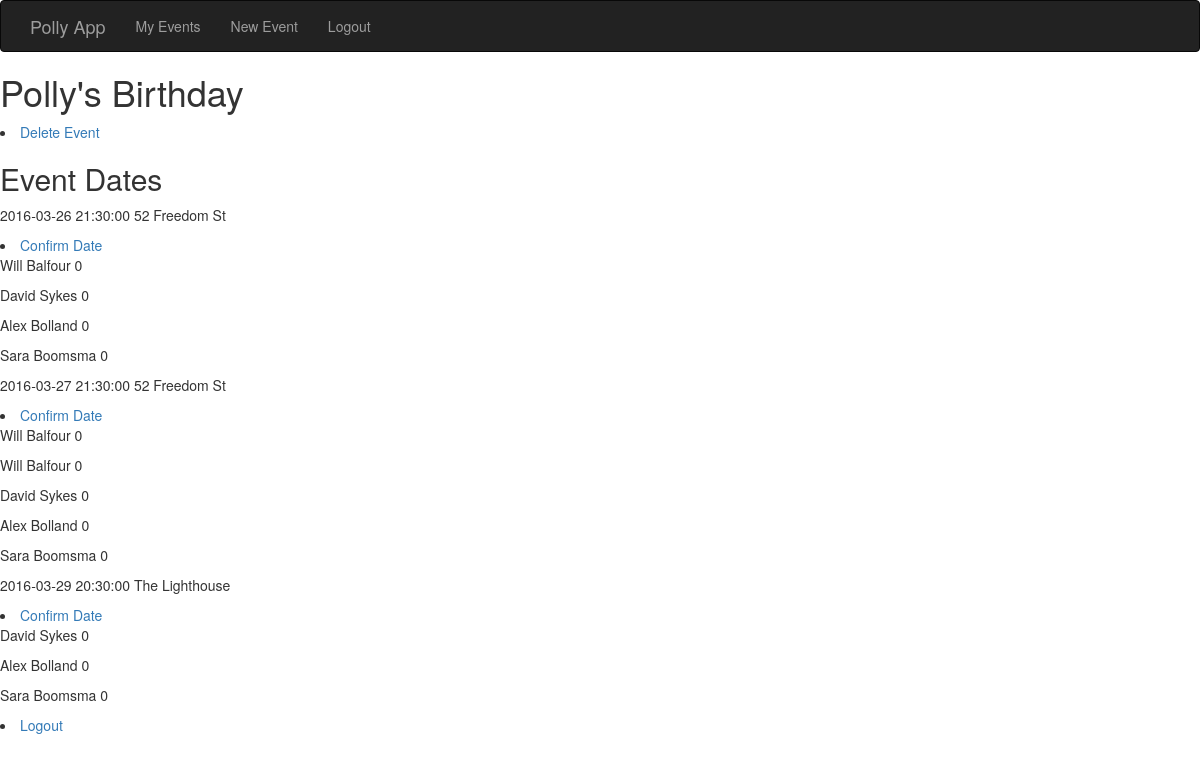
Before: /event_details/1 (signed in) with the older database file.
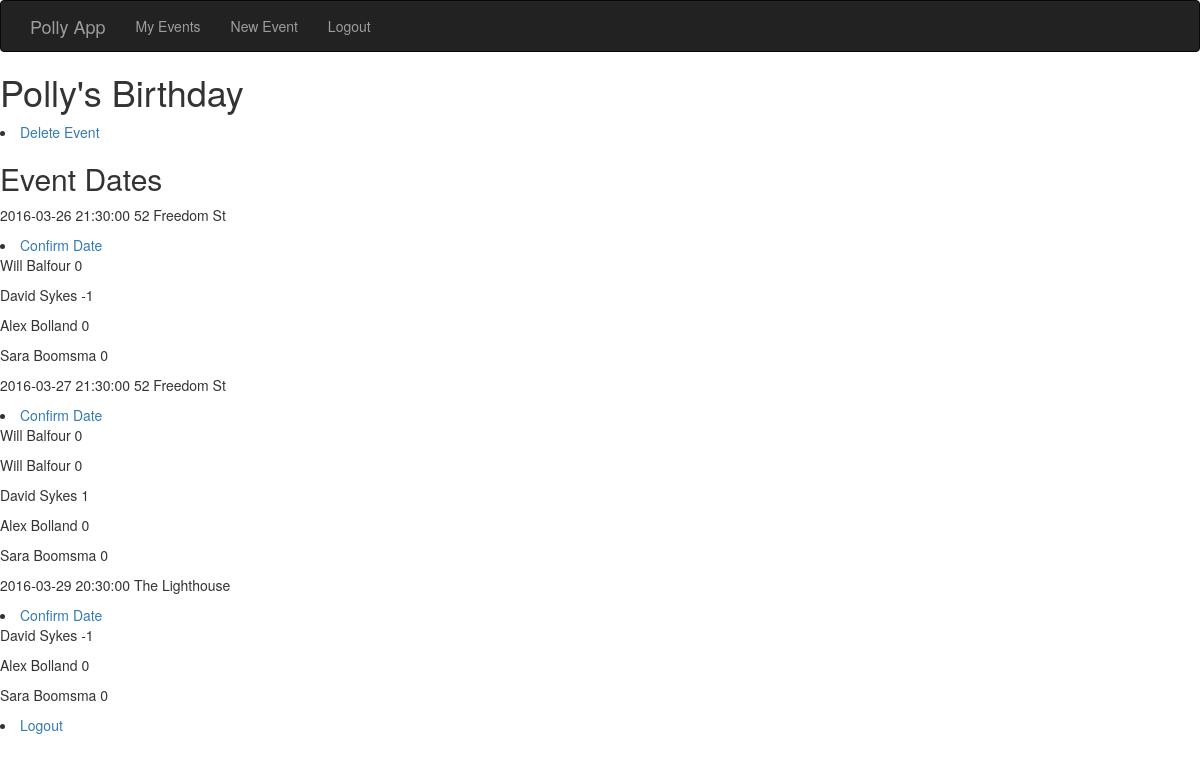
After: the same page with the newer database file.
### app/models.py (models this page shows, shortened)
class EventInvite(db.Model):
	__tablename__ = "eventinvites"
	id = db.Column(db.Integer, primary_key=True)
	eventdate_id = db.Column(db.Integer, db.ForeignKey("eventdates.id"))
	invited_id = db.Column(db.Integer, db.ForeignKey("users.id"))
	status =  db.Column(db.Integer, unique=False) #1 is attending, 0 is not replied, -1 is not attending

class User(UserMixin, db.Model):
	__tablename__ = "users"
	id = db.Column(db.Integer, primary_key=True)
	firstname = db.Column(db.String(64), unique=False)
	surname = db.Column(db.String(64), unique=False)
	email = db.Column(db.String(120), index=True, unique=True)
	phone = db.Column(db.String(120), index=True, unique=True)
	group = db.Column(db.String(64), index=True, unique=False)
	password_hash = db.Column(db.String(128))
	events = db.relationship("Event",backref="user",lazy="select") #RELATIONSHIP DECLARATION
	eventsinvites = db.relationship("EventInvite",backref="user",lazy="select") #RELATIONSHIP DECLARATION
	@property
	def password(self):
		raise AttributeError("password is not a readable attribute")

### app/views.py (the view)
@app.route('/event_details/<int:event_id>', methods=['GET', 'POST'])
@login_required
def event_details(event_id):
	event = Event.query.filter_by(id = event_id).first()
	eventdates = EventDate.query.filter_by(event_id = event_id).all()
	eventdates.sort(key = lambda r: r.date)
	invitees = EventInvite.query.join(EventDate).filter_by(event_id = event_id).all()
	admin = User.query.filter_by(id = event.admin_id).first()
	if event.admin_id == current_user.id:
		return render_template("event_details_admin.html", title="Event_details", event = event , eventdates = eventdates, invitees = invitees, admin = admin)
	elif current_user.id in [invitee.invited_id for invitee in invitees]:
		return render_template("event_details_invited.html", title="Event_details", event = event , eventdates = eventdates, invitees = invitees, admin = admin)
	else:
		return "You are not admin or invited to " + event.name

### app/models.py (called while the page is built)
@login_manager.user_loader
def load_user(user_id):
	return User.query.get(int(user_id))

### app/templates/event_details_admin.html
{% extends "base.html" %}
{% block content %}
    <h1> {{ event.name }} </h1>
	<li> <a href= "{{url_for("delete_event", event_id = event.id)}}">  Delete Event </a>  </li>
	<h2> Event Dates </h2>
	{%for eventdate in eventdates%}
	<p> {{eventdate.date}}  {{eventdate.location}} {%if eventdate.confirmed == True%}  Confirmed {%endif%}    </p>
	<li> <a href= "{{url_for("confirm_date", eventdate_id = eventdate.id)}}">  Confirm Date </a>  </li>
	{%for invitee in invitees%}
	{%if invitee.eventdate.id == eventdate.id%}
	<p> {{invitee.user.firstname}} {{invitee.user.surname}}  {{invitee.status}}  </p>
	{%endif%}
	{%endfor%}
	{%endfor%}
	<li> <a href="/logout">Logout</a> </li>
{% endblock %}

Changed rows visible on the page:
changed EventInvite (number 2 of 12 on the later page): status "0" → "-1"
changed EventInvite (number 7 of 12 on the later page): status "0" → "1"
changed EventInvite (number 10 of 12 on the later page): status "0" → "-1"
